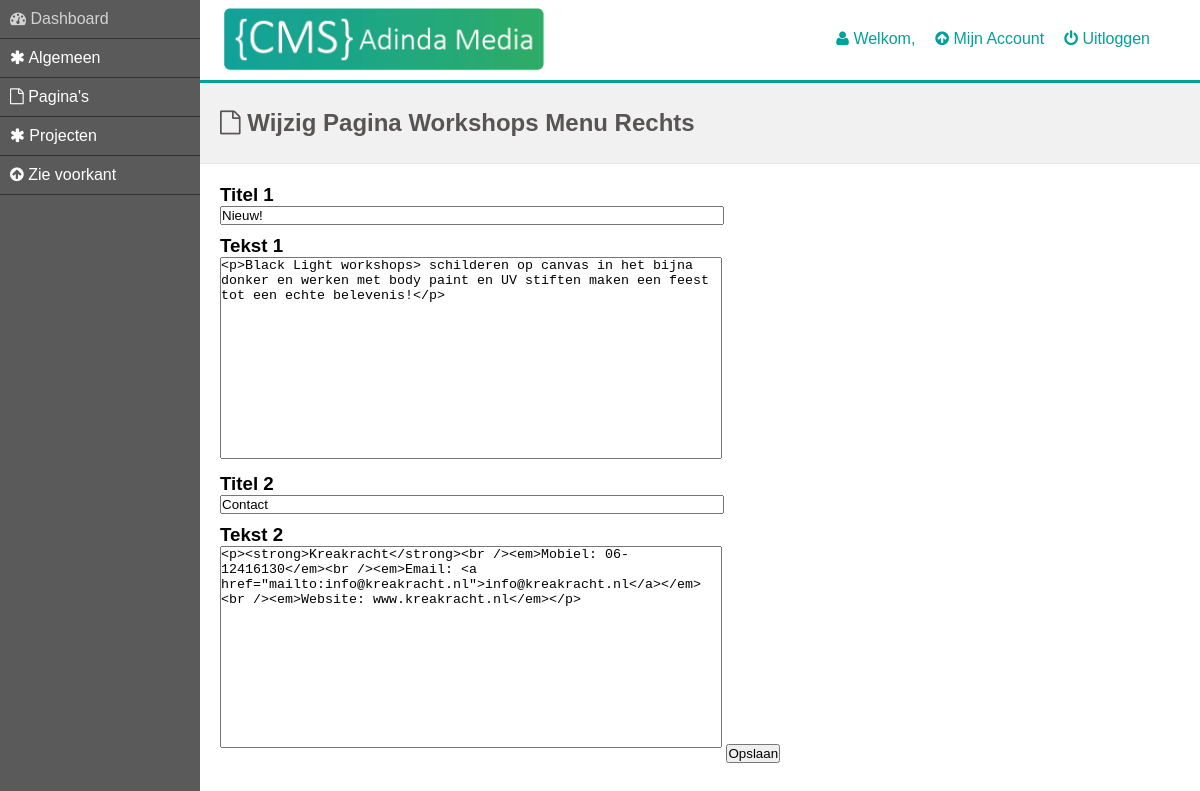
The app's page /kreakracht.nl/public_html/cms/EditMenuRechts.php (signed in) with its own data.
### tables this page shows
CREATE TABLE IF NOT EXISTS `menurechts` (
  `paginaID` int(11) NOT NULL,
  `kop1` varchar(100) DEFAULT NULL,
  `text1` longtext,
  `kop2` varchar(100) DEFAULT NULL,
  `text2` longtext
);

### kreakracht.nl/public_html/cms/EditMenuRechts.php (the view, shortened to what this page needs)
<?php
include ('db_include.php');
				?>
<?php
if ($conn === FALSE)
{
	echo "<p>Unable to connect to the database server.</p>" . "<p>Error code " . mysqli_errno() . ": " . mysqli_error() . "</p>";
} else
{
	$TableName = "menurechts";
	$SQLstring = "SELECT * FROM $TableName";
	$sql = mysqli_query($conn, $SQLstring);
	$Message = mysqli_fetch_array($sql);
	if ($Message === FALSE)
	{
		echo "Unable to execute the query." . "Error code " . mysqli_errno($conn) . ": " . mysqli_error($conn) . "";
	} else if (mysqli_num_rows($sql) == 0)
	{
		$value1 = "Geen gegevens";
		$value2 = "Geen gegevens";
		$value3 = "Geen gegevens";
		$value4 = "Geen gegevens";
	} else
	{
		$value1 = $Message['kop1'];
		$value2 = $Message['text1'];
		$value3 = $Message['kop2'];
		$value4 = $Message['text2'];
	}
}
			?>
<!DOCTYPE html>
<html>
	<head>
		<link rel="stylesheet" href="css/dashboard.css">
		<link rel="stylesheet" href="font-awesome-4.6.3/css/font-awesome.min.css">
	</head>
	<body>
		<?php include ('includeMenu.php'); ?>
		<div id="container">
			<?php include ('includeHead.php'); ?>
			<div id="content">
				<h2><i class="fa fa-file-o" aria-hidden="true"></i> Wijzig Pagina Workshops Menu Rechts</h2>
					<form  method="post" action="#" class="formPage">
						<h3>Titel 1</h3>
						<input type="text" name="kop1" class="editBox" value="<?php echo $value1; ?>" /><br>
						<h3>Tekst 1</h3>
						<textarea name="text1" class="editArea"><?php echo $value2; ?></textarea>
						<h3>Titel 2</h3>
						<input type="text" name="kop2" class="editBox" value="<?php echo $value3; ?>" /><br>
						<h3>Tekst 2</h3>
						<textarea name="text2" class="editArea"><?php echo $value4; ?></textarea>
					<input type="submit" name="update" class="updateBtn" value="Opslaan" />
				</form>
			</div>
		</div>
	</body>
</html>

### kreakracht.nl/public_html/cms/css/dashboard.css (style rules this page uses)
* { margin: 0; padding: 0; }
body, html { height: 100%; font-family: arial; }
#container { float: left; width: 100%; min-height: 100%; }
#content { float: left; width: 100%; height: auto; }
.formPage { margin-left: 220px; }
h2 { background-color: #F1F1F1; color: #585453; height: 80px; padding-left: 220px; line-height: 80px; margin-bottom: 20px; border-bottom: 1px solid #E8E8E8; }
.editBox { width: 500px; margin-bottom: 10px; }
.editArea { width: 500px; height: 200px; resize: none; margin-bottom: 10px; }

### records on screen
menurechts: kop1 "Nieuw!", text1 "<p>Black Light workshops> schilderen op canvas in het bijna donker en werken met body paint en UV stiften maken een feest tot een echte belevenis!</p>", kop2 "Contact", text2 "<p><strong>Kreakracht</strong><br /><em>Mobiel: 06-12416130</em><br /><em>Email: <a href=\"mailto:info@kreakracht.nl\">info@kreakracht.nl</a></em><br /><em>Website: www.kreakracht.nl</em></p>"
